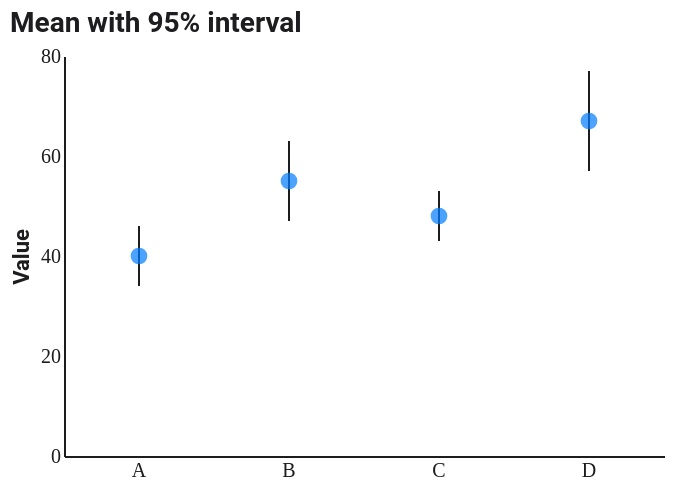

This figure's Vega-Lite source:
### Vega-Lite specification from a JSON file in a GitHub repository (floating-point values rounded to 4 significant figures)
{"$schema": "https://vega.github.io/schema/vega-lite/v5.json", "config": {"background": "#FFFFFF", "font": "Roboto, Roboto Serif, Roboto Mono, system-ui, sans-serif", "view": {"stroke": null, "cornerRadius": 10}, "axis": {"domain": true, "domainColor": "#1D1D1F", "labelColor": "#1D1D1F", "titleColor": "#1D1D1F", "grid": false, "ticks": false, "labelFont": "Roboto Mono", "titleFont": "Roboto"}, "axisTop": {"domain": false, "domainColor": null, "labels": false, "ticks": false, "title": null}, "axisRight": {"domain": false, "domainColor": null, "labels": false, "ticks": false, "title": null}, "legend": {"titleFont": "Roboto", "labelFont": "Roboto", "labelColor": "#1D1D1F", "titleColor": "#1D1D1F"}, "title": {"font": "Roboto", "fontSize": 14, "color": "#1D1D1F", "subtitleFont": "Roboto", "subtitleColor": "#1D1D1F"}, "range": {"category": ["#FF3B30", "#FF9500", "#FFCC00", "#28CD41", "#79DBDC", "#007AFF", "#AF52DE", "#FF2D55"]}, "bar": {"cornerRadiusEnd": 4}, "line": {"strokeWidth": 2}, "point": {"filled": true, "size": 40}}, "width": 300, "height": 200, "title": {"text": "Mean with 95% interval", "anchor": "start"}, "data": {"values": [{"g": "A", "mean": 40, "lo": 34, "hi": 46}, {"g": "B", "mean": 55, "lo": 47, "hi": 63}, {"g": "C", "mean": 48, "lo": 43, "hi": 53}, {"g": "D", "mean": 67, "lo": 57, "hi": 77}]}, "layer": [{"mark": {"type": "rule", "color": "#1D1D1F"}, "encoding": {"x": {"field": "g", "type": "nominal", "axis": {"title": null, "labelAngle": 0}}, "y": {"field": "lo", "type": "quantitative", "axis": {"title": "Value"}}, "y2": {"field": "hi"}}}, {"mark": {"type": "point", "filled": true, "size": 70, "color": "#007AFF"}, "encoding": {"x": {"field": "g", "type": "nominal"}, "y": {"field": "mean", "type": "quantitative"}}}]}
